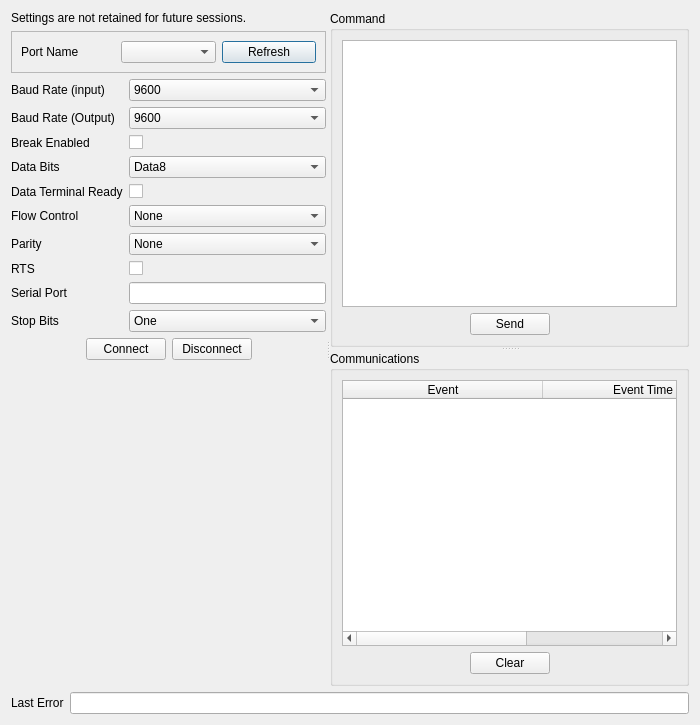
<?xml version="1.0" encoding="UTF-8"?>
<ui version="4.0">
 <class>glitch_serial_port_window</class>
 <widget class="QDialog" name="glitch_serial_port_window">
  <property name="geometry">
   <rect>
    <x>0</x>
    <y>0</y>
    <width>700</width>
    <height>725</height>
   </rect>
  </property>
  <property name="windowTitle">
   <string>Glitch: Serial Port Window</string>
  </property>
  <property name="windowIcon">
   <iconset resource="../Icons/icons.qrc">
    <normaloff>:/Logo/glitch-logo.png</normaloff>:/Logo/glitch-logo.png</iconset>
  </property>
  <layout class="QVBoxLayout" name="verticalLayout_5">
   <item>
    <widget class="QSplitter" name="splitter_1">
     <property name="orientation">
      <enum>Qt::Horizontal</enum>
     </property>
     <widget class="QFrame" name="frame_2">
      <layout class="QVBoxLayout" name="verticalLayout_6">
       <property name="leftMargin">
        <number>0</number>
       </property>
       <property name="topMargin">
        <number>0</number>
       </property>
       <property name="rightMargin">
        <number>0</number>
       </property>
       <property name="bottomMargin">
        <number>0</number>
       </property>
       <item>
        <layout class="QVBoxLayout" name="verticalLayout_4">
         <item>
          <layout class="QVBoxLayout" name="verticalLayout">
           <item>
            <widget class="QLabel" name="label_11">
             <property name="text">
              <string>Settings are not retained for future sessions.</string>
             </property>
             <property name="wordWrap">
              <bool>true</bool>
             </property>
            </widget>
           </item>
           <item>
            <widget class="QFrame" name="frame">
             <property name="frameShape">
              <enum>QFrame::StyledPanel</enum>
             </property>
             <property name="frameShadow">
              <enum>QFrame::Raised</enum>
             </property>
             <layout class="QHBoxLayout" name="horizontalLayout">
              <item>
               <widget class="QLabel" name="label_7">
                <property name="text">
                 <string>Port Name</string>
                </property>
               </widget>
              </item>
              <item>
               <widget class="QComboBox" name="port_name">
                <property name="currentText">
                 <string notr="true"/>
                </property>
                <property name="sizeAdjustPolicy">
                 <enum>QComboBox::AdjustToContents</enum>
                </property>
               </widget>
              </item>
              <item>
               <widget class="QPushButton" name="refresh">
                <property name="text">
                 <string>Refresh</string>
                </property>
               </widget>
              </item>
             </layout>
            </widget>
           </item>
           <item>
            <layout class="QGridLayout" name="gridLayout">
             <item row="9" column="1">
              <widget class="QComboBox" name="stop_bits">
               <property name="sizeAdjustPolicy">
                <enum>QComboBox::AdjustToContents</enum>
               </property>
               <item>
                <property name="text">
                 <string>One</string>
                </property>
               </item>
               <item>
                <property name="text">
                 <string>OneAndHalf</string>
                </property>
               </item>
               <item>
                <property name="text">
                 <string>Two</string>
                </property>
               </item>
              </widget>
             </item>
             <item row="7" column="0">
              <widget class="QLabel" name="label_10">
               <property name="text">
                <string>RTS</string>
               </property>
              </widget>
             </item>
             <item row="0" column="1">
              <widget class="QComboBox" name="baud_rate_input">
               <property name="currentIndex">
                <number>3</number>
               </property>
               <property name="sizeAdjustPolicy">
                <enum>QComboBox::AdjustToContents</enum>
               </property>
               <item>
                <property name="text">
                 <string notr="true">1200</string>
                </property>
               </item>
               <item>
                <property name="text">
                 <string notr="true">2400</string>
                </property>
               </item>
               <item>
                <property name="text">
                 <string notr="true">4800</string>
                </property>
               </item>
               <item>
                <property name="text">
                 <string notr="true">9600</string>
                </property>
               </item>
               <item>
                <property name="text">
                 <string notr="true">19200</string>
                </property>
               </item>
               <item>
                <property name="text">
                 <string notr="true">38400</string>
                </property>
               </item>
               <item>
                <property name="text">
                 <string notr="true">57600</string>
                </property>
               </item>
               <item>
                <property name="text">
                 <string notr="true">115200</string>
                </property>
               </item>
              </widget>
             </item>
             <item row="0" column="0">
              <widget class="QLabel" name="label">
               <property name="text">
                <string>Baud Rate (input)</string>
               </property>
              </widget>
             </item>
             <item row="3" column="0">
              <widget class="QLabel" name="label_3">
               <property name="text">
                <string>Data Bits</string>
               </property>
              </widget>
             </item>
             <item row="7" column="1">
              <widget class="QCheckBox" name="rts"/>
             </item>
             <item row="9" column="0">
              <widget class="QLabel" name="label_6">
               <property name="text">
                <string>Stop Bits</string>
               </property>
              </widget>
             </item>
             <item row="5" column="1">
              <widget class="QComboBox" name="flow_control">
               <property name="currentIndex">
                <number>1</number>
               </property>
               <property name="sizeAdjustPolicy">
                <enum>QComboBox::AdjustToContents</enum>
               </property>
               <item>
                <property name="text">
                 <string>Hardware</string>
                </property>
               </item>
               <item>
                <property name="text">
                 <string>None</string>
                </property>
               </item>
               <item>
                <property name="text">
                 <string>Software</string>
                </property>
               </item>
              </widget>
             </item>
             <item row="1" column="1">
              <widget class="QComboBox" name="baud_rate_output">
               <property name="currentIndex">
                <number>3</number>
               </property>
               <property name="sizeAdjustPolicy">
                <enum>QComboBox::AdjustToContents</enum>
               </property>
               <item>
                <property name="text">
                 <string notr="true">1200</string>
                </property>
               </item>
               <item>
                <property name="text">
                 <string notr="true">2400</string>
                </property>
               </item>
               <item>
                <property name="text">
                 <string notr="true">4800</string>
                </property>
               </item>
               <item>
                <property name="text">
                 <string notr="true">9600</string>
                </property>
               </item>
               <item>
                <property name="text">
                 <string notr="true">19200</string>
                </property>
               </item>
               <item>
                <property name="text">
                 <string notr="true">38400</string>
                </property>
               </item>
               <item>
                <property name="text">
                 <string notr="true">57600</string>
                </property>
               </item>
               <item>
                <property name="text">
                 <string notr="true">115200</string>
                </property>
               </item>
              </widget>
             </item>
             <item row="4" column="1">
              <widget class="QCheckBox" name="data_terminal_ready"/>
             </item>
             <item row="2" column="1">
              <widget class="QCheckBox" name="break_enabled"/>
             </item>
             <item row="6" column="0">
              <widget class="QLabel" name="label_5">
               <property name="text">
                <string>Parity</string>
               </property>
              </widget>
             </item>
             <item row="2" column="0">
              <widget class="QLabel" name="label_8">
               <property name="text">
                <string>Break Enabled</string>
               </property>
              </widget>
             </item>
             <item row="6" column="1">
              <widget class="QComboBox" name="parity">
               <property name="currentIndex">
                <number>2</number>
               </property>
               <property name="sizeAdjustPolicy">
                <enum>QComboBox::AdjustToContents</enum>
               </property>
               <item>
                <property name="text">
                 <string>Even</string>
                </property>
               </item>
               <item>
                <property name="text">
                 <string>Mark</string>
                </property>
               </item>
               <item>
                <property name="text">
                 <string>None</string>
                </property>
               </item>
               <item>
                <property name="text">
                 <string>Odd</string>
                </property>
               </item>
               <item>
                <property name="text">
                 <string>Space</string>
                </property>
               </item>
              </widget>
             </item>
             <item row="8" column="0">
              <widget class="QLabel" name="label_12">
               <property name="text">
                <string>Serial Port</string>
               </property>
              </widget>
             </item>
             <item row="3" column="1">
              <widget class="QComboBox" name="data_bits">
               <property name="currentIndex">
                <number>3</number>
               </property>
               <property name="sizeAdjustPolicy">
                <enum>QComboBox::AdjustToContents</enum>
               </property>
               <item>
                <property name="text">
                 <string notr="true">Data5</string>
                </property>
               </item>
               <item>
                <property name="text">
                 <string notr="true">Data6</string>
                </property>
               </item>
               <item>
                <property name="text">
                 <string notr="true">Data7</string>
                </property>
               </item>
               <item>
                <property name="text">
                 <string notr="true">Data8</string>
                </property>
               </item>
              </widget>
             </item>
             <item row="1" column="0">
              <widget class="QLabel" name="label_2">
               <property name="text">
                <string>Baud Rate (Output)</string>
               </property>
              </widget>
             </item>
             <item row="5" column="0">
              <widget class="QLabel" name="label_4">
               <property name="text">
                <string>Flow Control</string>
               </property>
              </widget>
             </item>
             <item row="4" column="0">
              <widget class="QLabel" name="label_9">
               <property name="text">
                <string>Data Terminal Ready</string>
               </property>
              </widget>
             </item>
             <item row="8" column="1">
              <widget class="QLineEdit" name="serial_port">
               <property name="readOnly">
                <bool>true</bool>
               </property>
              </widget>
             </item>
            </layout>
           </item>
          </layout>
         </item>
         <item>
          <layout class="QHBoxLayout" name="horizontalLayout_4">
           <item>
            <spacer name="horizontalSpacer_5">
             <property name="orientation">
              <enum>Qt::Horizontal</enum>
             </property>
             <property name="sizeHint" stdset="0">
              <size>
               <width>40</width>
               <height>20</height>
              </size>
             </property>
            </spacer>
           </item>
           <item>
            <widget class="glitch_animated_push_button" name="connect">
             <property name="text">
              <string>Connect</string>
             </property>
            </widget>
           </item>
           <item>
            <widget class="QPushButton" name="disconnect">
             <property name="text">
              <string>Disconnect</string>
             </property>
            </widget>
           </item>
           <item>
            <spacer name="horizontalSpacer_6">
             <property name="orientation">
              <enum>Qt::Horizontal</enum>
             </property>
             <property name="sizeHint" stdset="0">
              <size>
               <width>40</width>
               <height>20</height>
              </size>
             </property>
            </spacer>
           </item>
          </layout>
         </item>
         <item>
          <spacer name="verticalSpacer">
           <property name="orientation">
            <enum>Qt::Vertical</enum>
           </property>
           <property name="sizeHint" stdset="0">
            <size>
             <width>20</width>
             <height>40</height>
            </size>
           </property>
          </spacer>
         </item>
        </layout>
       </item>
      </layout>
     </widget>
     <widget class="QSplitter" name="splitter_2">
      <property name="orientation">
       <enum>Qt::Vertical</enum>
      </property>
      <widget class="QGroupBox" name="groupBox">
       <property name="title">
        <string>Command</string>
       </property>
       <layout class="QVBoxLayout" name="verticalLayout_2">
        <item>
         <widget class="QPlainTextEdit" name="command"/>
        </item>
        <item>
         <layout class="QHBoxLayout" name="horizontalLayout_2">
          <item>
           <spacer name="horizontalSpacer_2">
            <property name="orientation">
             <enum>Qt::Horizontal</enum>
            </property>
            <property name="sizeHint" stdset="0">
             <size>
              <width>40</width>
              <height>20</height>
             </size>
            </property>
           </spacer>
          </item>
          <item>
           <widget class="glitch_animated_push_button" name="send">
            <property name="text">
             <string>Send</string>
            </property>
           </widget>
          </item>
          <item>
           <spacer name="horizontalSpacer">
            <property name="orientation">
             <enum>Qt::Horizontal</enum>
            </property>
            <property name="sizeHint" stdset="0">
             <size>
              <width>40</width>
              <height>20</height>
             </size>
            </property>
           </spacer>
          </item>
         </layout>
        </item>
       </layout>
      </widget>
      <widget class="QGroupBox" name="groupBox_2">
       <property name="title">
        <string>Communications</string>
       </property>
       <layout class="QVBoxLayout" name="verticalLayout_3">
        <item>
         <widget class="QTableWidget" name="communications">
          <property name="alternatingRowColors">
           <bool>true</bool>
          </property>
          <property name="selectionMode">
           <enum>QAbstractItemView::SingleSelection</enum>
          </property>
          <property name="selectionBehavior">
           <enum>QAbstractItemView::SelectRows</enum>
          </property>
          <property name="verticalScrollMode">
           <enum>QAbstractItemView::ScrollPerPixel</enum>
          </property>
          <property name="horizontalScrollMode">
           <enum>QAbstractItemView::ScrollPerPixel</enum>
          </property>
          <property name="sortingEnabled">
           <bool>true</bool>
          </property>
          <attribute name="horizontalHeaderDefaultSectionSize">
           <number>200</number>
          </attribute>
          <attribute name="horizontalHeaderStretchLastSection">
           <bool>true</bool>
          </attribute>
          <attribute name="verticalHeaderVisible">
           <bool>false</bool>
          </attribute>
          <column>
           <property name="text">
            <string>Event</string>
           </property>
          </column>
          <column>
           <property name="text">
            <string>Event Time</string>
           </property>
          </column>
          <column>
           <property name="text">
            <string>Port Name</string>
           </property>
          </column>
         </widget>
        </item>
        <item>
         <layout class="QHBoxLayout" name="horizontalLayout_3">
          <item>
           <spacer name="horizontalSpacer_3">
            <property name="orientation">
             <enum>Qt::Horizontal</enum>
            </property>
            <property name="sizeHint" stdset="0">
             <size>
              <width>40</width>
              <height>20</height>
             </size>
            </property>
           </spacer>
          </item>
          <item>
           <widget class="QPushButton" name="clear">
            <property name="text">
             <string>Clear</string>
            </property>
           </widget>
          </item>
          <item>
           <spacer name="horizontalSpacer_4">
            <property name="orientation">
             <enum>Qt::Horizontal</enum>
            </property>
            <property name="sizeHint" stdset="0">
             <size>
              <width>40</width>
              <height>20</height>
             </size>
            </property>
           </spacer>
          </item>
         </layout>
        </item>
       </layout>
      </widget>
     </widget>
    </widget>
   </item>
   <item>
    <layout class="QHBoxLayout" name="horizontalLayout_7">
     <item>
      <widget class="QLabel" name="label_13">
       <property name="text">
        <string>Last Error</string>
       </property>
      </widget>
     </item>
     <item>
      <widget class="QLineEdit" name="last_error">
       <property name="readOnly">
        <bool>true</bool>
       </property>
      </widget>
     </item>
    </layout>
   </item>
  </layout>
 </widget>
 <customwidgets>
  <customwidget>
   <class>glitch_animated_push_button</class>
   <extends>QPushButton</extends>
   <header>glitch-animated-push-button.h</header>
  </customwidget>
 </customwidgets>
 <tabstops>
  <tabstop>port_name</tabstop>
  <tabstop>refresh</tabstop>
  <tabstop>baud_rate_input</tabstop>
  <tabstop>baud_rate_output</tabstop>
  <tabstop>break_enabled</tabstop>
  <tabstop>data_bits</tabstop>
  <tabstop>data_terminal_ready</tabstop>
  <tabstop>flow_control</tabstop>
  <tabstop>parity</tabstop>
  <tabstop>rts</tabstop>
  <tabstop>serial_port</tabstop>
  <tabstop>stop_bits</tabstop>
  <tabstop>connect</tabstop>
  <tabstop>disconnect</tabstop>
  <tabstop>command</tabstop>
  <tabstop>send</tabstop>
  <tabstop>communications</tabstop>
  <tabstop>clear</tabstop>
  <tabstop>last_error</tabstop>
 </tabstops>
 <resources>
  <include location="../Icons/icons.qrc"/>
 </resources>
 <connections/>
</ui>
